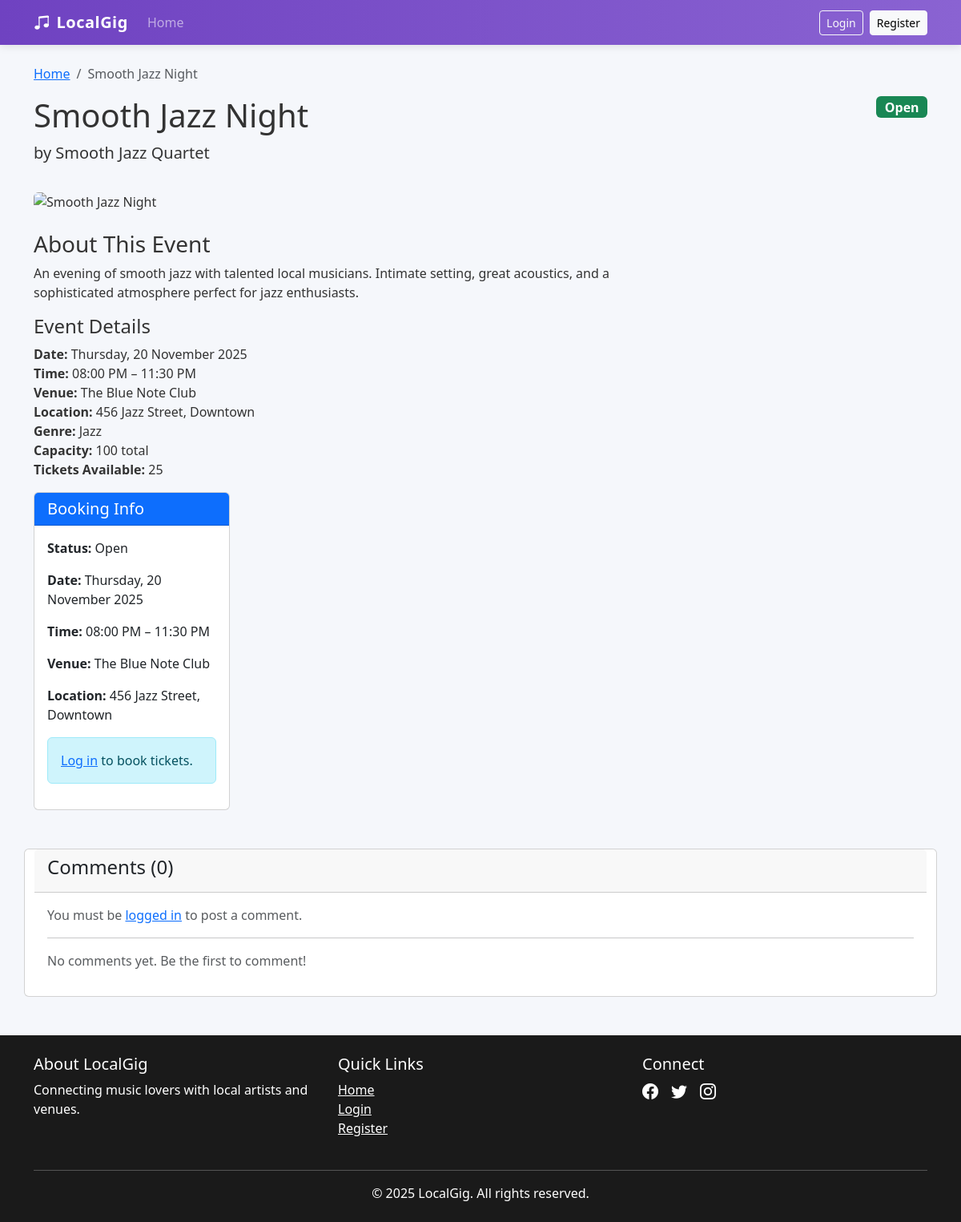
Screenshot of /events/2 with the database file from the repository.
### localgig/models.py (models this page shows, shortened)
class Event(db.Model):
    __tablename__ = "event"
    event_id = db.Column(db.Integer, primary_key=True)
    owner_id = db.Column(db.Integer, db.ForeignKey("user.id"), nullable=False)
    title = db.Column(db.String(150), nullable=False)
    artist_name = db.Column(db.String(150), nullable=False)
    genre = db.Column(db.String(50), nullable=False)
    capacity = db.Column(db.Integer, nullable=False)
    venue_name = db.Column(db.String(150), nullable=False)
    location = db.Column(db.String(150), nullable=False)
    event_date = db.Column(db.Date, nullable=False)
    starts_at = db.Column(db.Time, nullable=False)
    ends_at = db.Column(db.Time, nullable=False)
    image_url = db.Column(db.String(300))
    description = db.Column(db.Text, nullable=False)
    tickets_total = db.Column(db.Integer, nullable=False, default=0)
    tickets_available = db.Column(db.Integer, nullable=False, default=0)
    cancelled  = db.Column(db.Boolean, default=False, nullable=False)
    price_per_ticket = db.Column(db.Float, nullable=False, default=25.00)
    comments = db.relationship("Comment", backref="event", lazy="dynamic", cascade="all, delete-orphan")
    orders = db.relationship("Order", backref="event", lazy="dynamic", cascade="all, delete-orphan")
    @hybrid_property
    def status(self) -> str:
        if self.cancelled:
            return "Cancelled"
        if self.capacity is not None:
            if self.tickets_available is not None and self.tickets_available <= 0:
                return "Sold Out"
        try:
            event_end = datetime.combine(self.event_date, self.ends_at)
            if event_end < datetime.now():
                return "Inactive"
        except Exception:
            pass
        return "Open"

### localgig/views.py (the view)
@events_bp.route("/<int:event_id>")
def event_detail(event_id):
    event = Event.query.get_or_404(event_id)
    comments = event.comments.order_by(Comment.created_at.desc()).all()
    form = CommentForm()
    return render_template(
        "event-detail.html",
        event=event,
        comments=comments,
        comment_form=form,
        is_logged_in=current_user.is_authenticated
    )

### localgig/templates/event-detail.html (shortened to what this page needs)
{% extends "base.html" %}
{% block content %}
<div class="container mt-4">
    <nav aria-label="breadcrumb">
        <ol class="breadcrumb">
            <li class="breadcrumb-item"><a href="{{ url_for('main.index') }}">Home</a></li>
            <li class="breadcrumb-item active" aria-current="page">{{ event.title }}</li>
        </ol>
    </nav>
    <div class="row">
        <div class="col-md-8">
            <h1>{{ event.title }}</h1>
            <p class="lead">by <strong>{{ event.artist_name }}</strong></p>
        </div>
        <div class="col-md-4 text-md-end">
            <span class="badge
                {% if event.status == 'Open' %}bg-success
                {% elif event.status == 'Sold Out' %}bg-danger
                {% elif event.status == 'Inactive' %}bg-secondary
                {% elif event.status == 'Cancelled' %}bg-warning text-dark
                {% else %}bg-secondary{% endif %} fs-6">
                {{ event.status }}
            </span>
        </div>
    </div>
    <div class="mt-3">
        {% if event.image_url %}
            <img src="{{ event.image_url }}" class="img-fluid rounded" alt="{{ event.title }}" style="max-height: 400px; width: 100%; object-fit: cover;">
        {% else %}
            <div class="bg-light border text-center py-5 rounded">
                <em>No image available</em>
            </div>
        {% endif %}
    </div>
    <div class="row mt-4">
        <div class="col-md-8">
            <h3>About This Event</h3>
            <p>{{ event.description }}</p>
            <h4>Event Details</h4>
            <ul class="list-unstyled">
                <li><strong>Date:</strong> {{ event.event_date.strftime('%A, %d %B %Y') }}</li>
                <li><strong>Time:</strong> {{ event.starts_at.strftime('%I:%M %p') }} – {{ event.ends_at.strftime('%I:%M %p') }}</li>
                <li><strong>Venue:</strong> {{ event.venue_name }}</li>
                <li><strong>Location:</strong> {{ event.location }}</li>
                <li><strong>Genre:</strong> {{ event.genre }}</li>
                <li><strong>Capacity:</strong> {{ event.capacity }} total</li>
                <li><strong>Tickets Available:</strong> {{ event.tickets_available }}</li>
            </ul>
        <div class="col-md-4">
            <div class="card">
                <div class="card-header bg-primary text-white">
                    <h5 class="mb-0">Booking Info</h5>
                </div>
                <div class="card-body">
                    <p><strong>Status:</strong> {{ event.status }}</p>
                    <p><strong>Date:</strong> {{ event.event_date.strftime('%A, %d %B %Y') }}</p>
                    <p><strong>Time:</strong> {{ event.starts_at.strftime('%I:%M %p') }} – {{ event.ends_at.strftime('%I:%M %p') }}</p>
                    <p><strong>Venue:</strong> {{ event.venue_name }}</p>
                    <p><strong>Location:</strong> {{ event.location }}</p>
                    {% if current_user.is_authenticated and event.status == 'Open' %}
                        <hr>
                        <h6>Book Tickets</h6>
                        <p><strong>Tickets Available:</strong> {{ event.tickets_available }}</p>
                        <form method="POST" action="{{ url_for('ticket.buy_ticket_direct', event_id=event.event_id) }}">
                            <div class="mb-3">
                                <label for="quantity" class="form-label">Quantity</label>
                                <input type="number" class="form-control" id="quantity" name="quantity"
                                       min="1" max="{{ event.tickets_available }}" value="1" required>
                            </div>
                            <button type="submit" class="btn btn-success w-100">Book Now</button>
                        </form>
                    {% elif event.status != 'Open' %}
                        <div class="alert alert-warning mt-3">
                            This event is not available for booking.
                        </div>
                    {% else %}
                        <div class="alert alert-info mt-3">
                            <a href="{{ url_for('auth.login') }}">Log in</a> to book tickets.
                        </div>
                    {% endif %}
                </div>
            </div>
        </div>
    </div>
    <div class="card mt-5">
        <div class="card-header">
            <h4>Comments ({{ comments|length }})</h4>
        </div>
        <div class="card-body">
            {% if current_user.is_authenticated %}
                <form method="POST" action="{{ url_for('events.post_comment', event_id=event.event_id) }}">
                    {{ comment_form.hidden_tag() }}
                    <div class="mb-3">
                        {{ comment_form.body.label(class="form-label") }}
                        {{ comment_form.body(class="form-control", rows=3, placeholder="Share your thoughts...") }}
                        {% if comment_form.body.errors %}
                            <div class="text-danger">
                                {% for error in comment_form.body.errors %}
                                    <small>{{ error }}</small>
                                {% endfor %}
                            </div>
                        {% endif %}
                    </div>
                    <button type="submit" class="btn btn-primary">Post Comment</button>
                </form>
            {% else %}
                <p class="text-muted">You must be <a href="{{ url_for('auth.login') }}">logged in</a> to post a comment.</p>
            {% endif %}
            <hr>
            {% for comment in comments %}
                <div class="mb-3 p-3 border rounded">
                    <strong>{{ comment.user.username }}</strong>
                    <small class="text-muted">on {{ comment.created_at.strftime('%d %b %Y at %I:%M %p') }}</small>
                    <p class="mt-2 mb-0">{{ comment.body }}</p>
                </div>
            {% else %}
                <p class="text-muted">No comments yet. Be the first to comment!</p>
            {% endfor %}
        </div>
    </div>
</div>
{% endblock %}

### localgig/templates/base.html (shortened to what this page needs)
<!DOCTYPE html>
<html lang="en">
<head>
    <link href="https://cdn.jsdelivr.net/npm/bootstrap@5.3.2/dist/css/bootstrap.min.css" rel="stylesheet">
    <link rel="stylesheet" href="https://cdn.jsdelivr.net/npm/bootstrap-icons@1.10.0/font/bootstrap-icons.css" />
    <link rel="stylesheet" href="{{ url_for('static', filename='css/style.css') }}" />
</head>
<body>
    <nav class="navbar navbar-expand-lg navbar-dark sticky-top" style="background-color: #1a1a1a;">
        <div class="container">
            <a class="navbar-brand" href="{{ url_for('main.index') }}">
                <i class="bi bi-music-note-beamed me-2"></i>LocalGig
            </a>
            <div class="collapse navbar-collapse" id="navbarNav">
                <ul class="navbar-nav me-auto">
                    <li class="nav-item">
                        <a class="nav-link {% if request.endpoint == 'main.index' %}active{% endif %}"
                           href="{{ url_for('main.index') }}">Home</a>
                    </li>
                </ul>
                <div class="d-flex align-items-center">
                    {% if current_user.is_authenticated %}
                        <span class="text-white me-3">Hi, {{ current_user.username }}</span>
                        <a href="{{ url_for('auth.logout') }}" class="btn btn-outline-light btn-sm">Logout</a>
                    {% else %}
                        <a href="{{ url_for('auth.login') }}" class="btn btn-outline-light btn-sm me-2">Login</a>
                        <a href="{{ url_for('auth.register') }}" class="btn btn-light btn-sm">Register</a>
                    {% endif %}
                </div>
            </div>
        </div>
    </nav>
    <main>
        {% block content %}{% endblock %}
    </main>
    <footer class="text-white py-4 mt-5" style="background-color: #1a1a1a;">
        <div class="container">
            <div class="row">
                <div class="col-md-4">
                    <h5>About LocalGig</h5>
                    <p>Connecting music lovers with local artists and venues.</p>
                </div>
                <div class="col-md-4">
                    <h5>Quick Links</h5>
                    <ul class="list-unstyled">
                        <li><a href="{{ url_for('main.index') }}" class="text-white">Home</a></li>
                        {% if current_user.is_authenticated %}
                        <li><a href="{{ url_for('ticket.buy_ticket') }}" class="text-white">Buy Tickets</a></li>
                        <li><a href="{{ url_for('events.create_event') }}" class="text-white">Create Event</a></li>
                        <li><a href="{{ url_for('ticket.history') }}" class="text-white">My Bookings</a></li>
                        {% else %}
                        <li><a href="{{ url_for('auth.login') }}" class="text-white">Login</a></li>
                        <li><a href="{{ url_for('auth.register') }}" class="text-white">Register</a></li>
                        {% endif %}
                    </ul>
                </div>
                <div class="col-md-4">
                    <h5>Connect</h5>
                    <div class="d-flex gap-3">
                        <a href="#" class="text-white"><i class="bi bi-facebook fs-5"></i></a>
                        <a href="#" class="text-white"><i class="bi bi-twitter fs-5"></i></a>
                        <a href="#" class="text-white"><i class="bi bi-instagram fs-5"></i></a>
                    </div>
                </div>
            </div>
            <hr class="mt-4 bg-light" />
            <p class="text-center mb-0">© 2025 LocalGig. All rights reserved.</p>
        </div>
    </footer>
</body>
</html>

### localgig/static/style.css (style rules this page uses)
:root { --primary: #6f42c1; --secondary: #20c997; --dark: #212529; --light: #f8f9fa; }
body { font-family: 'Segoe UI', Tahoma, Geneva, Verdana, sans-serif; background-color: #f5f7fb; color: #333; }
.navbar { background: linear-gradient(90deg, var(--primary) 0%, #8a63d2 100%); box-shadow: 0 2px 10px rgba(0, 0, 0, 0.1); }
.navbar-brand { font-weight: 700; letter-spacing: 0.5px; }
footer { background-color: var(--dark); color: white; padding: 40px 0; margin-top: 60px; }

### rows the page displays
Event: title "Smooth Jazz Night", artist_name "Smooth Jazz Quartet", status "Open", description "An evening of smooth jazz with talented local musicians. Intimate setting, great acoustics, and a sophisticated atmosphere perfect for jazz enthusiasts.", event_date "Thursday, 20 November 2025", starts_at "08:00 PM", ends_at "11:30 PM", venue_name "The Blue Note Club", location "456 Jazz Street, Downtown", genre "Jazz", capacity "100", tickets_available "25"

### other values shown
{{ comments|length }} "0"
